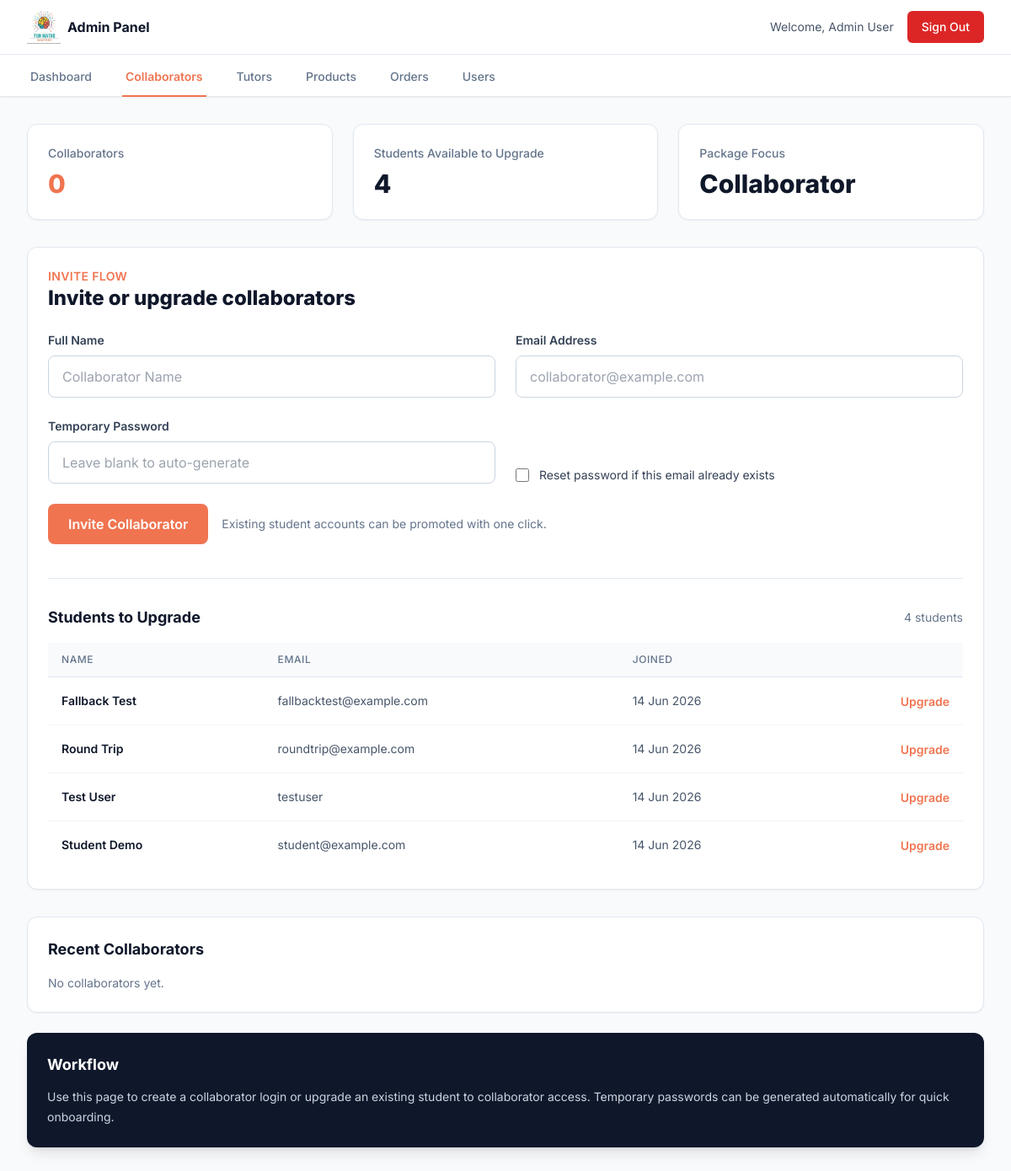
/app/admin/collaborators.php (signed in), run on an earlier commit of the app's database.
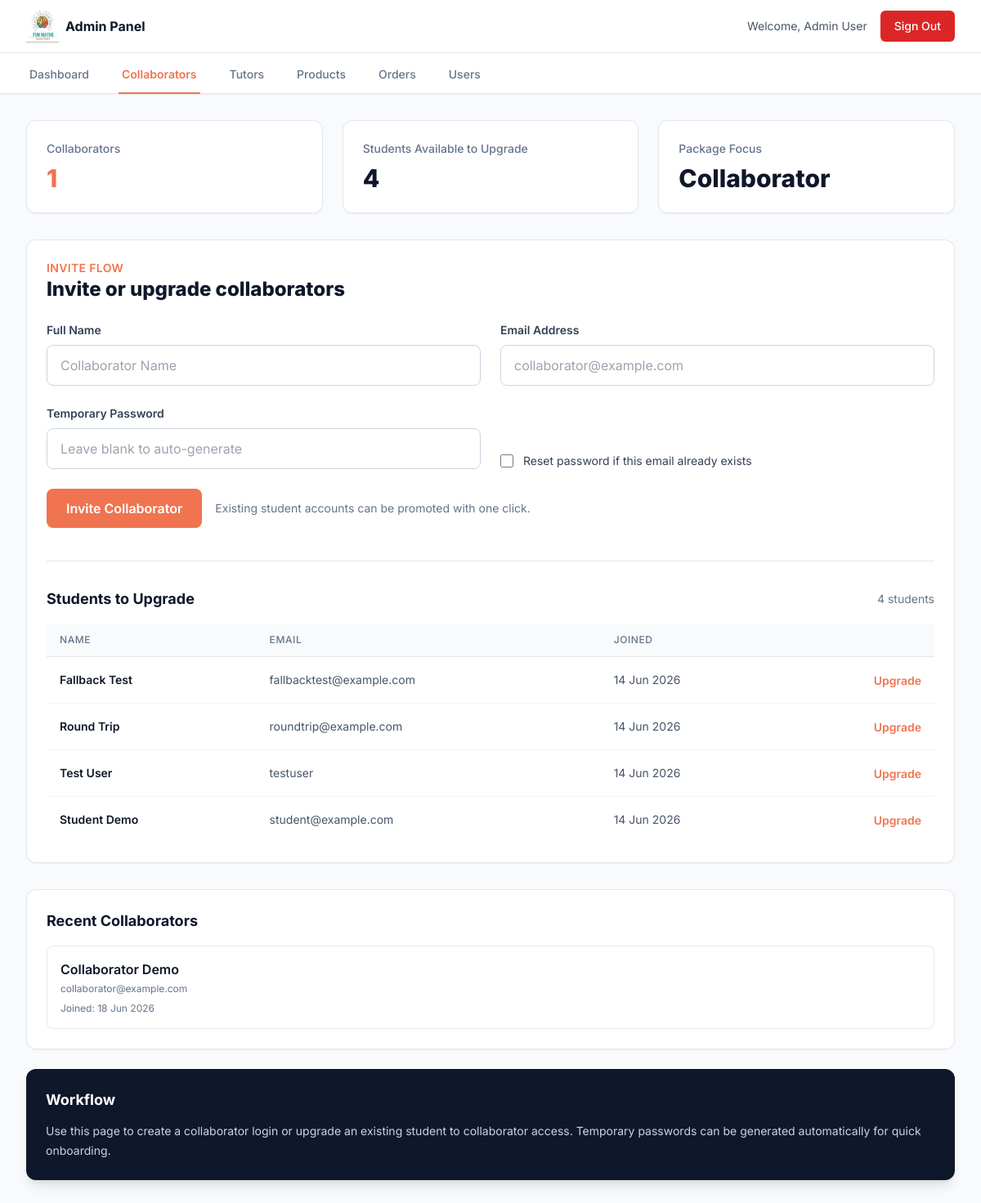
And on a later commit of the database.
### tables this page shows
CREATE TABLE users (
            id INTEGER PRIMARY KEY AUTOINCREMENT,
            name TEXT NOT NULL,
            email TEXT UNIQUE NOT NULL,
            password TEXT NOT NULL,
            role TEXT DEFAULT 'student',
            created_at DATETIME DEFAULT CURRENT_TIMESTAMP
        , remember_token TEXT);

### app/admin/collaborators.php (the view, shortened to what the changed rows need)
<?php
require_once __DIR__ . '/../config/db.php';
require_once __DIR__ . '/../config/functions.php';
$totalCollaborators = (int)$pdo->query("SELECT COUNT(*) FROM users WHERE role = 'collaborator'")->fetchColumn();
$recentCollaborators = getUsersByRole('collaborator');
$students = getUsersByRole('student');
renderAdminLayoutStart('Collaborators', 'collaborators');
?>
    <div class="space-y-8">
        <section class="grid grid-cols-1 md:grid-cols-3 gap-6">
            <div class="bg-white rounded-xl border border-slate-200 p-6 shadow-sm">
                <p class="text-sm font-medium text-slate-500">Collaborators</p>
                <p class="mt-2 text-3xl font-extrabold text-brand-600"><?= $totalCollaborators ?></p>
            </div>
        </section>
        <section class="grid grid-cols-1 xl:grid-cols-3 gap-8">
            <div class="xl:col-span-2 bg-white rounded-xl border border-slate-200 shadow-sm p-6">
                <div class="flex items-center justify-between gap-4 mb-6">
                    <div>
                        <h1 class="text-2xl font-extrabold text-slate-900">Invite or upgrade collaborators</h1>
                    </div>
                </div>
                <div class="mt-10 border-t border-slate-200 pt-8">
                    <div class="flex items-center justify-between mb-4">
                        <h2 class="text-lg font-bold text-slate-900">Students to Upgrade</h2>
                    </div>
                    <div class="overflow-x-auto">
                        <table class="min-w-full divide-y divide-slate-200">
                            <thead class="bg-slate-50">
                                <tr>
                                    <th class="px-4 py-3 text-left text-xs font-medium text-slate-500 uppercase tracking-wider">Name</th>
                                    <th class="px-4 py-3 text-left text-xs font-medium text-slate-500 uppercase tracking-wider">Email</th>
                                    <th class="px-4 py-3 text-left text-xs font-medium text-slate-500 uppercase tracking-wider">Joined</th>
                                    <th class="px-4 py-3"></th>
                                </tr>
                            </thead>
                            <tbody class="bg-white divide-y divide-slate-100">
                                <?php if (empty($students)): ?>
                                    <tr><td colspan="4" class="px-4 py-6 text-center text-slate-500">No students available for upgrade.</td></tr>
                                <?php else: ?>
                                    <?php foreach ($students as $student): ?>
                                        <tr>
                                            <td class="px-4 py-4 text-sm font-semibold text-slate-900"><?= h($student['name']) ?></td>
                                            <td class="px-4 py-4 text-sm text-slate-600"><?= h($student['email']) ?></td>
                                            <td class="px-4 py-4 text-sm text-slate-600"><?= date('d M Y', strtotime($student['created_at'])) ?></td>
                                            <td class="px-4 py-4 text-right">
                                                <form method="POST" class="inline">
                                                    <button type="submit" class="text-sm font-semibold text-brand-600 hover:text-brand-700">Upgrade</button>
                                                </form>
                                            </td>
                                        </tr>
                                    <?php endforeach; ?>
                                <?php endif; ?>
                            </tbody>
                        </table>
                    </div>
                </div>
            </div>
            <aside class="space-y-6">
                <div class="bg-white rounded-xl border border-slate-200 shadow-sm p-6">
                    <h2 class="text-lg font-bold text-slate-900 mb-4">Recent Collaborators</h2>
                    <div class="space-y-3">
                        <?php if (empty($recentCollaborators)): ?>
                            <p class="text-sm text-slate-500">No collaborators yet.</p>
                        <?php else: ?>
                            <?php foreach (array_slice($recentCollaborators, 0, 6) as $collaborator): ?>
                                <div class="rounded-lg border border-slate-200 p-4">
                                    <div class="font-semibold text-slate-900"><?= h($collaborator['name']) ?></div>
                                    <div class="text-xs text-slate-500 mt-1"><?= h($collaborator['email']) ?></div>
                                    <div class="text-xs text-slate-500 mt-2">Joined: <?= date('d M Y', strtotime($collaborator['created_at'])) ?></div>
                                </div>
                            <?php endforeach; ?>
                        <?php endif; ?>
                    </div>
                </div>
                <div class="bg-slate-900 rounded-xl shadow-lg p-6 text-white">
                    <h2 class="text-lg font-bold text-brand-400">Workflow</h2>
                </div>
            </aside>
        </section>
    </div>
<?php
renderAdminLayoutEnd();

### app/config/functions.php (shortened to what the changed rows need)
<?php
function h($string) {
    return htmlspecialchars($string, ENT_QUOTES, 'UTF-8');
}
function getUsersByRole($role) {
    global $pdo;
    $stmt = $pdo->prepare("SELECT id, name, email, role, created_at FROM users WHERE role = ? ORDER BY created_at DESC, id DESC");
    $stmt->execute([$role]);
    return $stmt->fetchAll(PDO::FETCH_ASSOC);
}
    ?>
    <?php
function renderAdminLayoutStart($pageTitle, $activePage = 'dashboard') {
    $nav = [
        'dashboard' => 'Dashboard',
        'collaborators' => 'Collaborators',
        'tutors' => 'Tutors',
        'products' => 'Products',
        'orders' => 'Orders',
        'users' => 'Users',
    ];
    ?>
<!DOCTYPE html>
<html lang="en">
<head>
    <script src="https://cdn.tailwindcss.com"></script>
</head>
<body class="bg-slate-50 font-sans antialiased">
    <nav class="bg-white border-b border-slate-200 shadow-sm">
        <div class="max-w-7xl mx-auto px-4 sm:px-6 lg:px-8">
            <div class="flex space-x-8 -mb-px">
                <?php foreach ($nav as $key => $label): ?>
                    <?php $isActive = $activePage === $key; ?>
                    <a href="<?= $key ?>.php" class="inline-flex items-center px-1 pt-4 pb-3 text-sm <?= $isActive ? 'font-semibold border-b-2 border-brand-600 text-brand-600' : 'font-medium text-slate-500 hover:text-slate-700 hover:border-slate-300 border-b-2 border-transparent' ?>">
                        <?= h($label) ?>
                    </a>
                <?php endforeach; ?>
            </div>
        </div>
    </nav>
    <main class="max-w-7xl mx-auto px-4 sm:px-6 lg:px-8 py-8">
    <?php
}
function renderAdminLayoutEnd() {
    ?>
    </main>
</body>
</html>
    <?php
}
?>

What changed in the data, as far as the page shows it:
added users: name "Collaborator Demo", email "collaborator@example.com", created_at "18 Jun 2026", shown under "Recent Collaborators"
Also different on the page:
$totalCollaborators: "0" → "1"
text no longer shown: "No collaborators yet."
